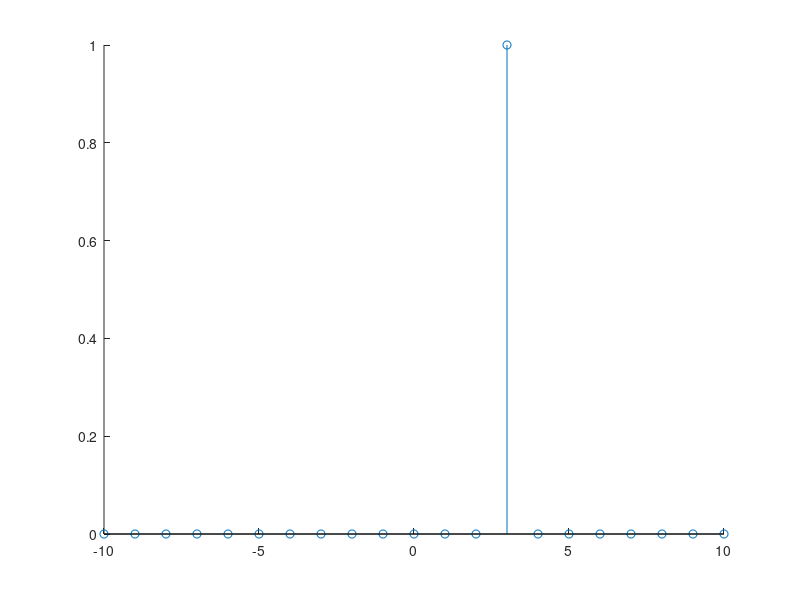

Reproduce this figure in MATLAB. (Note: this script raises an error after producing the figure.)
k=3;
N=10;

dirac_delta=zeros(1,2*N+1);
dirac_delta(N+1+k)=1;

figure(1)
stem(-N:N,dirac_delta,'LineWitdth',2);
axis([-N,N,-1,1]); grid on;
title(['Plott av $\delta[n-k]$ med k=' num2str(k)],'interpreter','latex')
xlabel('Sample Number');
ylabel('$\delta[n]$','interpreter','latex');

